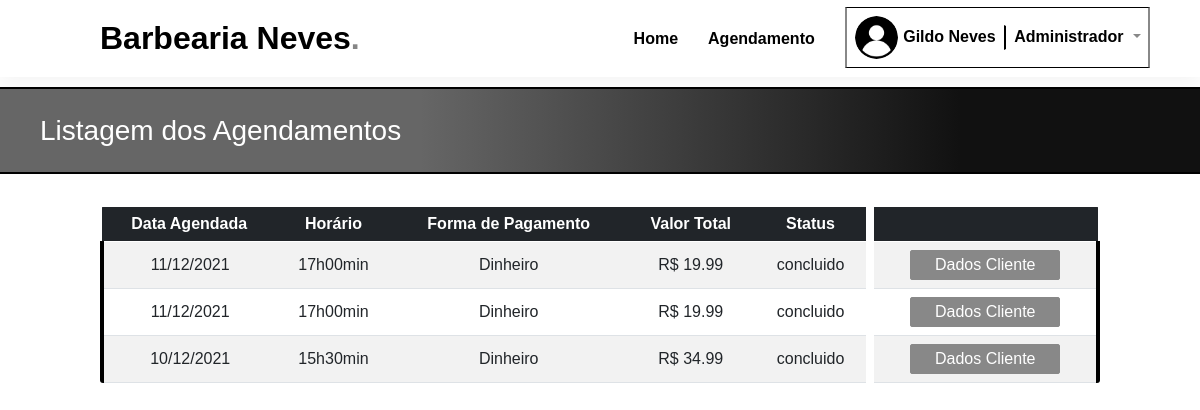
Screenshot of /agendamento_ClienteDados.php (signed in) with the database file from the repository.
### tables this page shows
CREATE TABLE `agendamentos_dos_servicos` (
  `agendamentos_id` int NOT NULL,
  `sf_funcionario` int NOT NULL,
  `sf_servicos` int NOT NULL
);

### agendamento_ClienteDados.php (the view, shortened to what the rows shown need)
<?php
include_once 'C:/xampp/htdocs/Projeto-barbearia/controller/agendamentoController.php';
include_once 'C:/xampp/htdocs/Projeto-barbearia/dao/daoAgendamento.php';
include_once 'C:/xampp/htdocs/Projeto-barbearia/model/agendamento_model.php';
include_once 'C:/xampp/htdocs/Projeto-barbearia/model/agendamento_dos_servicos.php';
include_once 'C:/xampp/htdocs/Projeto-barbearia/bd/banco.php';
?>
<head>
    <link rel="stylesheet" href="https://cdnjs.cloudflare.com/ajax/libs/font-awesome/4.5.0/css/font-awesome.min.css">
    <link rel="stylesheet" href="./css/agendamento_ClienteStyle.css">
    <link rel="stylesheet" href="css/bootstrap.css">
    <link rel="stylesheet" href="css/bootstrap.min.css">
    <link href="https://cdn.jsdelivr.net/npm/bootstrap@5.0.2/dist/css/bootstrap.min.css" rel="stylesheet">
<body>
    <div class="table-responsive">
        <div class="col-md-10 offset-1">
            <table class="table table-striped" style="border-radius: 3px; overflow:hidden; margin-top: 25px;">
                <thead class="table-dark text-center">
                    <tr>
                        <th>Data Agendada</th>
                        <th>Horário</th>
                        <th>Forma de Pagamento</th>
                        <th>Valor Total</th>
                        <th style="border-right: 8px solid #fff;">Status</th>
                        <th></th>
                        <th></th>
                    </tr>
                </thead>
                <tbody class="text-center align-middle" style="border-left: 4px solid black; border-right: 4px solid black;">
                    <?php
                    function vemData($qqdata)
                    {
                        $tempdata = substr($qqdata, 8, 2) . '/' .
                            substr($qqdata, 5, 2) . '/' .
                            substr($qqdata, 0, 4);
                        return ($tempdata);
                    }
                    function horaMin($qqdata)
                    {
                        $tempdata = substr($qqdata, 0, 2) . 'h' .
                            substr($qqdata, 3, 2) . 'min';
                        return ($tempdata);
                    }
                    $TabelaVisual = new AgendamentoController();
                    if ($_SESSION['perfilc'] == 'Cliente') {
                        $listaAgendamento = $TabelaVisual->ListarClienteAgendamento();
                    } else if ($_SESSION['perfilc'] == 'Funcionario' || $_SESSION['perfilc'] == 'Administrador') {
                        $listaAgendamento = $TabelaVisual->ListarClienteAgendamento02();
                    } else if ($_SESSION['perfilc'] == 'Secretaria') {
                        $listaAgendamento = $TabelaVisual->ListarClienteAgendamento03();
                    }
                    $a = 0;
                    if ($listaAgendamento != null) {
                        foreach ($listaAgendamento as $la) {
                            $a++;
                    ?>
                            <tr>
                                <td><?php print_r(vemData($la->getDataAgenda())); ?></td>
                                <td><?php print_r(horaMin($la->getHorario())); ?></td>
                                <td><?php print_r($la->getForma_Pagamento()); ?></td>
                                <td>R$ <?php print_r($la->getValor()); ?></td>
                                <td style="border-right: 8px solid #fff;"><?php print_r($la->getStatusAgendamento()); ?></td>
                                <?php
                                if ($_SESSION['perfilc'] == 'Cliente') {
                                ?>
                                    <td>
                                        <button type="submit" class="btnDetalhes" data-bs-toggle="modal" data-bs-target="#exampleModal<?php echo $a; ?>">
                                            Detalhes</button>
                                    </td>
                                    <?php
                                            $result_post02 = "Select status_agendamento from `agendamentos` WHERE idAgendamento=(SELECT max(idAgendamento) FROM agendamentos WHERE usuario_id = $id)";
                                            $resultado_post02 = mysqli_query($conn, $result_post02);
                                            while ($row_post02 = mysqli_fetch_assoc($resultado_post02)) {
                                                $status = $row_post02['status_agendamento'];
                                                if ($status == "agendado" ) {
                                                    ?>
                                                    <td><button type="submit" class="btnReagendar" data-bs-toggle="modal" data-bs-target="#exampleModal2<?php echo $a; ?>">
                                                            Reagendar</button>
                                                    </td> <?php
                                                } else if ($status == "concluido") {
                                                    ?>
                                                </table>
                                                    <li style="list-style: none; font-size: 18px; padding-top: 15px; padding-bottom: 15px;">
                                                        <Strong>Agendamento foi realizado!</Strong> Por favor, clique em <strong>Novo Agendamento</strong> para poder fazer um novo agendamento.</li>
                                                    <li style="list-style: none; padding-bottom: 30px;"><a href="./agendamento.php" class="botao-color-two" style="vertical-align:middle"><span>Novo Agendamento</span></a></li>
                                                <?php
                                                }
                                            }
                                    ?>
                                    <div class="modal fade" id="exampleModal<?php echo $a; ?>" tabindex="-1" aria-labelledby="exampleModalLabel" aria-hidden="true">
                                        <div class="modal-dialog">
                                            <div class="modal-content">
                                                <div class="modal-header" style="background: linear-gradient(90deg, #666 30%, #111 80%)!important;">
                                                    <h5 class="modal-title" id="exampleModalLabel" style="color: white;">Detalhes</h5>
                                                    <button type="button" class="" data-bs-dismiss="modal" aria-label="Close" style="color: white; background-color: transparent; font-size: 22px; border: none;">X</button>
                                                </div>
                                                <div class="modal-body">
                                                    <form method="post" action="">
                                                        <label style="border-bottom: 1px solid black; padding-bottom: 10px; width: 100%;"><strong>Agendamento efetuado em
                                                                <?php echo vemData($la->getDataAgenda()); ?></strong></label>
                                                        <input type="hidden" name="ide" value="<?php echo $la->getId(); ?>">
                                                        <br><br><label>Serviço(s): </label>
                                                        <ul name="id_servicos" id="MostarDados" class="form-control">
                                                            <?php
                                                            $result_post = "SELECT * FROM `agendamentos_dos_servicos` "
                                                                . "WHERE agendamentos_id = " . $la->getId() . "";
                                                            $resultado_post = mysqli_query($conn, $result_post);
                                                            while ($row_post = mysqli_fetch_assoc($resultado_post)) {
                                                                $serv = $row_post['sf_servicos'];
                                                                $result_post02 = "Select * from `servicos` WHERE idServicos = $serv";
                                                                $resultado_post02 = mysqli_query($conn, $result_post02);
                                                                while ($row_post02 = mysqli_fetch_assoc($resultado_post02)) {
                                                                    echo '<li style="list-style: none;">' . $row_post02['nome'] . '</li>';
                                                                }
                                                            }
                                                            ?>
                                                            <li style="list-style: none;"><br>Valor total do serviço: R$ <?php print_r($la->getValor()); ?></li>
                                                        </ul>
                                                        <label>Funcionario(s): </label>
                                                        <ul name="id_servicos" id="MostarDados" class="form-control">
                                                            <?php
                                                            $result_post = "SELECT * FROM `agendamentos_dos_servicos` "
                                                                . "WHERE agendamentos_id = " . $la->getId();
                                                            $resultado_post = mysqli_query($conn, $result_post);
                                                            while ($row_post = mysqli_fetch_assoc($resultado_post)) {
                                                                $func = $row_post['sf_funcionario'];
                                                            }
                                                            $result_post02 = "Select * from `usuario` WHERE id = $func LIMIT 1";
                                                            $resultado_post02 = mysqli_query($conn, $result_post02);
                                                            while ($row_post02 = mysqli_fetch_assoc($resultado_post02)) {
                                                                echo '<li style="list-style: none;">' . $row_post02['nome'] . '</li>';
                                                            }
                                                            ?>
                                                        </ul>
                                                    <?php
                                                } else if ($_SESSION['perfilc'] == 'Funcionario' || $_SESSION['perfilc'] == 'Administrador' || $_SESSION['perfilc'] == 'Secretaria') {
                                                    ?>
                                                        <td colspan="2">
                                                            <button type="submit" class="btnDetalhesCliente" data-bs-toggle="modal" data-bs-target="#exampleModal<?php echo $a; ?>">
                                                                Dados Cliente</button>
                                                        </td>
                                                                        <?php } ?>
                            </tr>
                        <?php
                        }
                    }
    ?>
</body>
</head>
</html>

### rows the page displays
agendamentos_dos_servicos: value "11/12/2021 17h00min Dinheiro 19.99 concluido"
agendamentos_dos_servicos: value "11/12/2021 17h00min Dinheiro 19.99 concluido"
agendamentos_dos_servicos: value "10/12/2021 15h30min Dinheiro 34.99 concluido"

### other values shown
$_SESSION['nomec'] "Gildo Neves"
$_SESSION['perfilc'] "Administrador"
